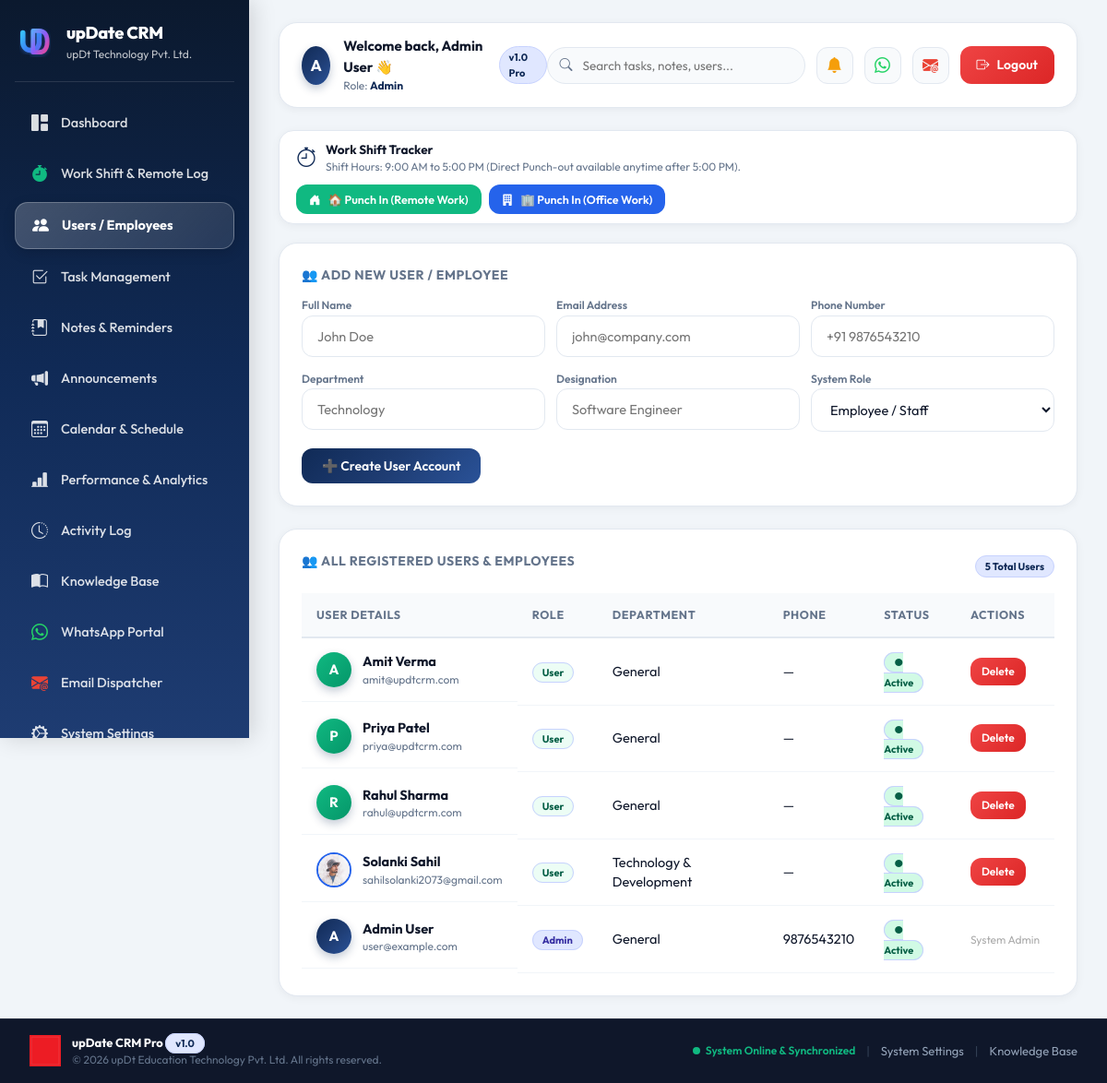
Page /admin/users.php (signed in) on the committed database.
### tables this page shows
CREATE TABLE `users` (
  `id` int(11) NOT NULL AUTO_INCREMENT,
  `name` varchar(100) NOT NULL,
  `email` varchar(100) NOT NULL,
  `password` varchar(255) NOT NULL,
  `phone` varchar(20) DEFAULT NULL,
  `status` enum('active','inactive') DEFAULT 'active',
  `role` enum('admin','user') DEFAULT 'user',
  `department` varchar(80) DEFAULT NULL,
  `designation` varchar(80) DEFAULT NULL,
  `emp_id` varchar(30) DEFAULT NULL,
  `joining_date` date DEFAULT NULL,
  `emergency_contact` varchar(100) DEFAULT NULL,
  `emergency_phone` varchar(30) DEFAULT NULL,
  `address` text DEFAULT NULL,
  `bio` text DEFAULT NULL,
  `profile_pic` varchar(255) DEFAULT NULL,
  PRIMARY KEY (`id`),
  UNIQUE KEY `email` (`email`)
);

### admin/users.php (the view, shortened to what this page needs)
<?php
include __DIR__."/../includes/header.php";
$res = $conn->query("SELECT * FROM users ORDER BY id DESC");
?>
<div class="card" style="margin-bottom:24px;">
    <h3>👥 Add New User / Employee</h3>
    <form method="post" action="users.php" style="display:grid; grid-template-columns: repeat(auto-fit, minmax(200px, 1fr)); gap:12px;">
        <div>
            <label style="font-size:12px; font-weight:600; color:var(--text-muted);">Full Name</label>
            <input class="input" name="name" placeholder="John Doe" required>
        </div>
        <div>
            <label style="font-size:12px; font-weight:600; color:var(--text-muted);">Email Address</label>
            <input class="input" type="email" name="email" placeholder="john@company.com" required>
        </div>
        <div>
            <label style="font-size:12px; font-weight:600; color:var(--text-muted);">Phone Number</label>
            <input class="input" name="phone" placeholder="+91 9876543210">
        </div>
        <div>
            <label style="font-size:12px; font-weight:600; color:var(--text-muted);">Department</label>
            <input class="input" name="department" placeholder="Technology">
        </div>
        <div>
            <label style="font-size:12px; font-weight:600; color:var(--text-muted);">Designation</label>
            <input class="input" name="designation" placeholder="Software Engineer">
        </div>
        <div>
            <label style="font-size:12px; font-weight:600; color:var(--text-muted);">System Role</label>
            <select name="role" class="input">
                <option value="user">Employee / Staff</option>
            </select>
        </div>
        <div style="grid-column: 1 / -1; margin-top:6px;">
            <button type="submit" name="create" class="btn" style="padding:10px 22px;">
                <span>➕ Create User Account</span>
            </button>
        </div>
    </form>
</div>
<div class="card">
    <div style="display:flex; justify-content:space-between; align-items:center; margin-bottom:14px;">
        <h3>👥 All Registered Users & Employees</h3>
        <span class="badge"><?php echo $res ? $res->num_rows : 0; ?> Total Users</span>
    </div>
    <table>
        <thead>
            <tr>
                <th>User Details</th>
                <th>Role</th>
                <th>Department</th>
                <th>Phone</th>
                <th>Status</th>
                <th>Actions</th>
            </tr>
        </thead>
        <tbody>
        <?php if ($res && $res->num_rows > 0): while($r = $res->fetch_assoc()): ?>
            <tr>
                <td style="display:flex; align-items:center; gap:12px;">
                    <?php if (!empty($r['profile_pic']) && file_exists(__DIR__ . '/../uploads/profiles/' . $r['profile_pic'])): ?>
                        <img src="../uploads/profiles/<?php echo urlencode($r['profile_pic']); ?>" style="width:38px; height:38px; border-radius:50%; object-fit:cover; border:2px solid var(--accent-blue);" alt="Avatar">
                    <?php else: ?>
                        <div class="avatar-sm" style="width:38px; height:38px; font-size:15px; background:<?php echo $r['role']==='admin'?'var(--brand-gradient)':'linear-gradient(135deg, #10b981, #059669)'; ?>;">
                            <?php echo strtoupper(substr($r['name'], 0, 1)); ?>
                        </div>
                    <?php endif; ?>
                    <div>
                        <div style="font-weight:700; color:var(--text-dark);"><?php echo htmlspecialchars($r['name']); ?></div>
                        <div style="font-size:12px; color:var(--text-muted);"><?php echo htmlspecialchars($r['email']); ?></div>
                    </div>
                </td>
                <td>
                    <span class="badge" style="background:<?php echo $r['role']==='admin'?'#e0e7ff':'#ecfdf5'; ?>; color:<?php echo $r['role']==='admin'?'#3730a3':'#065f46'; ?>; text-transform:capitalize;">
                        <?php echo $r['role']; ?>
                    </span>
                </td>
                <td><?php echo htmlspecialchars($r['department'] ?? 'General'); ?></td>
                <td><?php echo htmlspecialchars($r['phone'] ?: '—'); ?></td>
                <td>
                    <a href="?toggle=<?php echo $r['id']; ?>" class="badge" style="background:<?php echo ($r['status']??'active')==='active'?'#d1fae5':'#fee2e2'; ?>; color:<?php echo ($r['status']??'active')==='active'?'#065f46':'#991b1b'; ?>; text-decoration:none;">
                        ● <?php echo ucfirst($r['status'] ?? 'active'); ?>
                    </a>
                </td>
                <td style="white-space:nowrap;">
                    <?php if ($r['role'] !== 'admin'): ?>
                        <a class="btn danger-btn" style="padding:6px 12px; font-size:12px;" href="?del=<?php echo $r['id']; ?>" onclick="return confirm('Delete this user account?')">Delete</a>
                    <?php else: ?>
                        <span style="font-size:12px; color:#aaa;">System Admin</span>
                    <?php endif; ?>
                </td>
            </tr>
        <?php endwhile; else: ?>
            <tr><td colspan="6" style="text-align:center; color:#777; padding:16px;">No users registered yet.</td></tr>
        <?php endif; ?>
        </tbody>
    </table>
</div>
<?php include __DIR__."/../includes/footer.php"; ?>

### includes/header.php (shortened to what this page needs)
<?php
require_once __DIR__ . "/../config.php";
$role     = $_SESSION['role'];
$name     = $_SESSION['name'] ?? ($role === 'admin' ? 'Admin' : 'User');
$isAdmin  = ($role === 'admin');
$conn->query("ALTER TABLE users ADD COLUMN IF NOT EXISTS profile_pic VARCHAR(255) NULL");
$user_pic = '';
if (isset($_SESSION['uid'])) {
    $uid_hdr = (int)$_SESSION['uid'];
    $uRes = $conn->query("SELECT profile_pic FROM users WHERE id=$uid_hdr");
    if ($uRes && $uRow = $uRes->fetch_assoc()) {
        $user_pic = $uRow['profile_pic'] ?? '';
    }
}
$current_path = $_SERVER['PHP_SELF'];
$depth = (strpos($current_path, '/admin/') !== false || strpos($current_path, '/user/') !== false) ? '../' : './';
function isActive($pageName) {
    global $current_path;
    return (strpos($current_path, $pageName) !== false) ? ' active' : '';
}
?>
<!DOCTYPE html>
<html lang="en">
<head>
<link rel="stylesheet" href="https://cdn.jsdelivr.net/npm/bootstrap-icons@1.11.3/font/bootstrap-icons.css">
<link rel="stylesheet" href="<?php echo $depth; ?>assets/css/style.css">
</head>
<body>
<div class="layout">
<aside class="sidebar">
  <div class="logoBox">
    <img src="<?php echo $depth; ?>assets/images/logo.svg" class="miniLogo" alt="uD Brand Logo"/>
    <div class="brand">
      <div class="brand-main">upDate CRM</div>
      <div class="brand-sub">upDt Technology Pvt. Ltd.</div>
    </div>
  </div>
  <nav class="sideLinks">
    <a href="<?php echo ($isAdmin ? $depth.'admin/dashboard.php' : $depth.'user/dashboard.php');?>" class="link<?php echo isActive('dashboard.php'); ?>">
      <i class="bi bi-grid-1x2-fill icon-side"></i>
      <span>Dashboard</span>
    </a>
    <?php if($isAdmin): ?>
      <a href="<?php echo $depth; ?>admin/attendance.php" class="link<?php echo isActive('attendance.php'); ?>">
        <i class="bi bi-stopwatch-fill icon-side" style="color:#10b981;"></i>
        <span>Work Shift & Remote Log</span>
      </a>
      <a href="<?php echo $depth; ?>admin/users.php" class="link<?php echo isActive('users.php'); ?>">
        <i class="bi bi-people-fill icon-side"></i>
        <span>Users / Employees</span>
      </a>
      <a href="<?php echo $depth; ?>admin/tasks.php" class="link<?php echo isActive('tasks.php'); ?>">
        <i class="bi bi-check2-square icon-side"></i>
        <span>Task Management</span>
      </a>
      <a href="<?php echo $depth; ?>admin/notes.php" class="link<?php echo isActive('notes.php'); ?>">
        <i class="bi bi-journal-bookmark-fill icon-side"></i>
        <span>Notes & Reminders</span>
      </a>
      <a href="<?php echo $depth; ?>admin/announcements.php" class="link<?php echo isActive('announcements.php'); ?>">
        <i class="bi bi-megaphone-fill icon-side"></i>
        <span>Announcements</span>
      </a>
      <a href="<?php echo $depth; ?>admin/calendar.php" class="link<?php echo isActive('calendar.php'); ?>">
        <i class="bi bi-calendar3 icon-side"></i>
        <span>Calendar & Schedule</span>
      </a>
      <a href="<?php echo $depth; ?>admin/performance.php" class="link<?php echo isActive('performance.php'); ?>">
        <i class="bi bi-bar-chart-line-fill icon-side"></i>
        <span>Performance & Analytics</span>
      </a>
      <a href="<?php echo $depth; ?>admin/activity_log.php" class="link<?php echo isActive('activity_log.php'); ?>">
        <i class="bi bi-clock-history icon-side"></i>
        <span>Activity Log</span>
      </a>
      <a href="<?php echo $depth; ?>admin/knowledge.php" class="link<?php echo isActive('knowledge.php'); ?>">
        <i class="bi bi-book-half icon-side"></i>
        <span>Knowledge Base</span>
      </a>
      <a href="<?php echo $depth; ?>admin/whatsapp.php" class="link<?php echo isActive('whatsapp.php'); ?>">
        <i class="bi bi-whatsapp icon-side" style="color: #25d366;"></i>
        <span>WhatsApp Portal</span>
      </a>
      <a href="<?php echo $depth; ?>admin/gmail.php" class="link<?php echo isActive('gmail.php'); ?>">
        <i class="bi bi-envelope-at-fill icon-side" style="color: #ea4335;"></i>
        <span>Email Dispatcher</span>
      </a>
      <a href="<?php echo $depth; ?>admin/settings.php" class="link<?php echo isActive('settings.php'); ?>">
        <i class="bi bi-gear-wide-connected icon-side"></i>
        <span>System Settings</span>
      </a>
    <?php endif; ?>
  </nav>
</aside>
<main class="content">
  <div class="topbar">
    <div class="welcome">
      <?php if (!empty($user_pic) && file_exists(__DIR__ . '/../uploads/profiles/' . $user_pic)): ?>
        <img src="<?php echo $depth; ?>uploads/profiles/<?php echo urlencode($user_pic); ?>" style="width:42px; height:42px; border-radius:50%; object-fit:cover; border:2px solid var(--accent-blue); box-shadow:0 4px 10px rgba(0,0,0,0.15);" alt="Avatar">
      <?php else: ?>
        <div class="avatar-sm">
          <?php echo strtoupper(substr($name, 0, 1)); ?>
        </div>
      <?php endif; ?>
      <div>
        <div style="font-size: 15px; font-weight: 700; color: var(--text-dark);">
          Welcome back, <?php echo htmlspecialchars($name); ?> 👋
        </div>
        <div style="font-size: 12px; color: var(--text-muted); font-weight: 400;">
          Role: <strong style="text-transform: capitalize; color: var(--brand-primary);"><?php echo $role; ?></strong>
        </div>
      </div>
      <span class="badge">v1.0 Pro</span>
    </div>
    <div class="actions">
      <div class="search-wrapper">
        <input class="search" id="liveSearchInput" placeholder="Search tasks, notes, users..." autocomplete="off"/>
      </div>
      <div class="notif-wrapper">
        <a class="icon" href="javascript:void(0)" id="notifBellBtn" title="Notifications">
          <i class="bi bi-bell-fill" style="color: #f59e0b;"></i>
        </a>
      </div>
      <a class="icon" href="<?php echo ($isAdmin ? $depth.'admin/whatsapp.php' : $depth.'user/contact_admin.php');?>" title="WhatsApp Messaging"><i class="bi bi-whatsapp" style="color: #25d366;"></i></a>
      <a class="icon" href="<?php echo ($isAdmin ? $depth.'admin/gmail.php' : $depth.'user/contact_admin.php');?>" title="Email Dispatcher"><i class="bi bi-envelope-at-fill" style="color: #ea4335;"></i></a>
      <a class="btn danger-btn" href="<?php echo $depth; ?>logout.php"><i class="bi bi-box-arrow-right"></i> Logout</a>
    </div>
  </div>
  <div class="shift-banner" id="shiftBanner">
    <div style="display:flex; align-items:center; gap:10px;">
      <i class="bi bi-stopwatch" style="font-size:22px; color:var(--brand-primary);"></i>
      <div>
        <div style="font-size:13.5px; font-weight:700; color:var(--text-dark);" id="shiftStatusTitle">Work Shift Tracker</div>
        <div style="font-size:12px; color:var(--text-muted);" id="shiftStatusSub">Shift Hours: 9:00 AM to 5:00 PM (Direct Punch-out available anytime after 5:00 PM).</div>
      </div>
    </div>
    <div style="display:flex; gap:8px;" id="shiftActionBtns">
      <button class="btn" onclick="punchShift('punch_in', 'remote')" style="background:#10b981; border:none; font-size:12.5px; padding:8px 14px;">
        <i class="bi bi-house-door-fill"></i> 🏠 Punch In (Remote Work)
      </button>
      <button class="btn" onclick="punchShift('punch_in', 'office')" style="background:#2563eb; border:none; font-size:12.5px; padding:8px 14px;">
        <i class="bi bi-building-fill"></i> 🏢 Punch In (Office Work)
      </button>
    </div>
  </div>
  <div class="page">

### includes/footer.php
  </div>
</main>
</div>
<footer class="app-footer">
  <div class="footer-container">
    <div class="footer-left">
      <img src="<?php echo $depth; ?>assets/images/logo.png" class="footer-logo" alt="upDate CRM Logo">
      <div>
        <div class="footer-brand">upDate CRM Pro <span class="badge">v1.0</span></div>
        <div class="footer-copy">© <?php echo date('Y'); ?> upDt Education Technology Pvt. Ltd. All rights reserved.</div>
      </div>
    </div>
    <div class="footer-right">
      <span class="status-indicator"><span class="dot pulse"></span> System Online & Synchronized</span>
      <span class="footer-divider">|</span>
      <a href="<?php echo ($isAdmin ? $depth.'admin/settings.php' : $depth.'user/profile.php'); ?>" class="footer-link">System Settings</a>
      <span class="footer-divider">|</span>
      <a href="<?php echo ($isAdmin ? $depth.'admin/knowledge.php' : $depth.'user/knowledge.php'); ?>" class="footer-link">Knowledge Base</a>
    </div>
  </div>
</footer>
</body>
</html>

### includes/header.php (style rules this page uses)
.search-wrapper { position: relative; }
.notif-wrapper { position: relative; display: inline-block; }
.shift-banner { background: #ffffff; border: 1px solid var(--border-light); border-radius: 16px; padding: 10px 18px; margin-bottom: 20px; display: flex; justify-content: space-between; align-items: center; box-shadow: var(--shadow-sm); flex-wrap: wrap; gap: 10px; }

### rows in the picture
users: name "A", name "Amit Verma", email "amit@updtcrm.com", role "User", department "General", phone "—", status "Active"
users: name "P", name "Priya Patel", email "priya@updtcrm.com", role "User", department "General", phone "—", status "Active"
users: name "R", name "Rahul Sharma", email "rahul@updtcrm.com", role "User", department "General", phone "—", status "Active"
users: profile_pic (picture), name "Solanki Sahil", email "sahilsolanki2073@gmail.com", role "User", department "Technology & Development", phone "—", status "Active"
users: name "A", name "Admin User", email "user@example.com", role "Admin", department "General", phone "9876543210", status "Active", shows "System Admin"

### other values in the picture
substr($name, 0, 1) "A"
$name "Admin User"
$role "Admin"
$res->num_rows "5"
